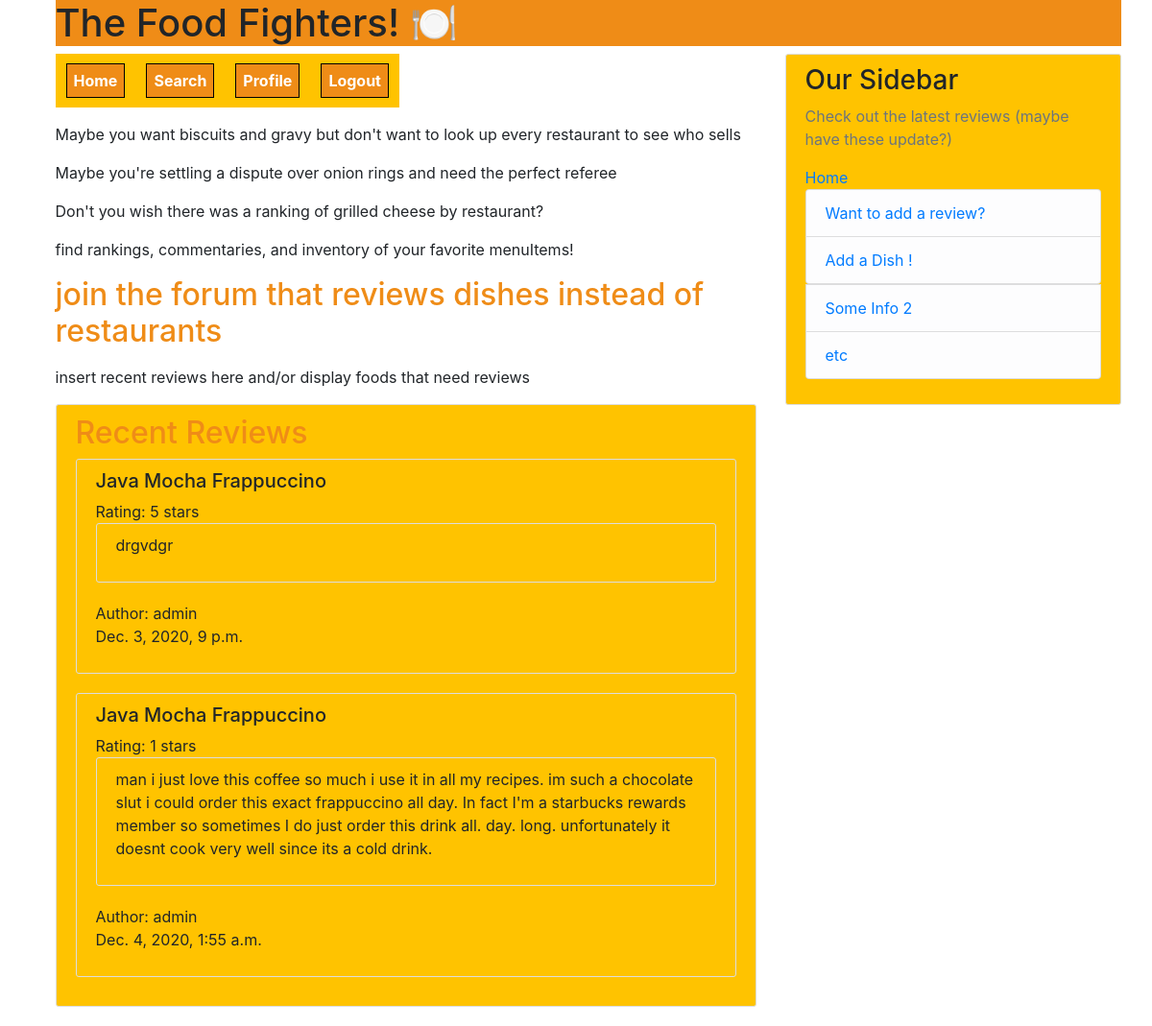
The app's page / (signed in) with its own data.
### reviews/models.py (models this page shows, shortened)
class Review(models.Model):
    stars = [
        (1, '1 star'),
        (2, '2 stars'),
        (3, '3 stars'),
        (4, '4 stars'),
        (5, '5 stars'),
    ]
    dish = models.ForeignKey(Dish, on_delete=models.CASCADE)
    restaurant = models.ForeignKey(Restaurant, on_delete=models.CASCADE)
    review_text = models.TextField()
    rating = models.PositiveIntegerField(choices=stars)
    date_posted = models.DateTimeField(default=timezone.now)
    author = models.ForeignKey(User, on_delete=models.CASCADE)
    class Meta:
        verbose_name_plural = "reviews"
        constraints = [
            models.UniqueConstraint(fields=['author','dish','restaurant'], name='oneVote')
        ]

### dishes/models.py (models this page shows)
class Dish(models.Model):
    title = models.CharField(max_length=50, blank=False, null=False)
    resID = models.ForeignKey(Restaurant, on_delete=models.CASCADE)
    price = models.DecimalField(decimal_places=2,max_digits=10000)
    description = models.TextField(blank=False, null=False)
    numReviews = models.IntegerField(default=0)
    class Meta:
        verbose_name_plural = "dishes"
        constraints = [
            models.UniqueConstraint(fields=['title','resID'], name='menuItem')
        ]
    def __str__(self):
        return self.title

### theDopestDishProject/urls.py (the view)
# urls.py: path('', home_view, name='home'),     #display recent reviews, short blurb, login/signup options, to link to home.html we add name='home'
def home_view(request,*args,**kwargs):
    print(request.user.is_authenticated)
    reviewList = Review.objects.all()
    context = {
    'reviewList':reviewList
    }
    return render(request,"home.html", context)

### templates/home.html (shortened to what this page needs)
{% extends 'base.html' %}
{% block content %}
<head>
</head>
<p>Maybe you want biscuits and gravy but don't want to look up every restaurant to see who sells</p>
 <p>Maybe you're settling a dispute over onion rings and need the perfect referee</p>
 <p>Don't you wish there was a ranking of grilled cheese by restaurant?</p>
 <p>find rankings, commentaries, and inventory of your favorite menuItems!</p>
 <h2>join the forum that reviews dishes instead of restaurants</h2>
 <p>insert recent reviews here and/or display foods that need reviews</p>
 <div class="content-section">
   <h2>Recent Reviews</h2>
   {% for post in reviewList %}
   <div class="content-section">
  <h5>{{post.dish}} </h5>
   <p1>Rating: {{post.rating}} stars</p1>
   <div class="content-section">
     <p>{{post.review_text}}</p>
     </div>
     <p1>Author: {{post.author}} </p1>
     <p>{{post.date_posted}} </p>
     </div>
       {% endfor %}
 </div>
{% endblock %}

### templates/base.html (style rules this page uses)
body { padding-left: 25px; }
h2 { color: #EF8C17; }
.content-section { background: #FFC300; padding: 10px 20px; border: 1px solid #dddddd; border-radius: 3px; margin-bottom: 20px; }

### records on screen
Review: dish "Java Mocha Frappuccino", rating "5", review_text "drgvdgr", author "admin", date_posted "Dec. 3, 2020, 9 p.m."
Review: dish "Java Mocha Frappuccino", rating "1", review_text "man i just love this coffee so much i use it in all my recipes. im such a chocolate slut i could order this exact frappuccino all day. In fact I'm a starbucks rewards member so sometimes I do just order this drink all. day. long. unfortunately it doesnt cook very well since its a cold drink.", author "admin", date_posted "Dec. 4, 2020, 1:55 a.m."
